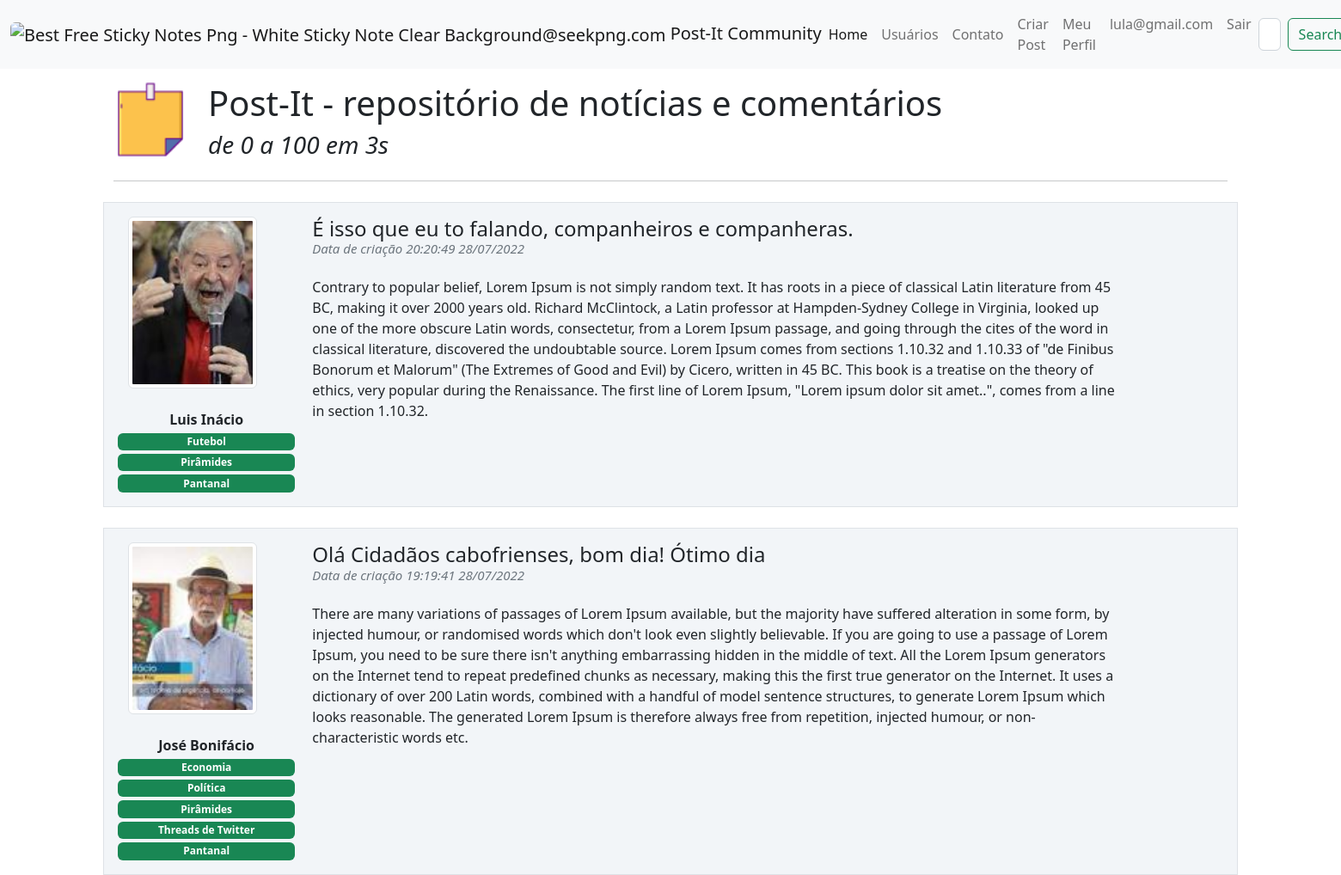
The app's page / (signed in) with its own data.
### post_it/models.py (models this page shows, shortened)
class Usuario(database.Model, UserMixin):
    id = database.Column(database.Integer, primary_key=True)
    username = database.Column(database.String, nullable=False)
    senha = database.Column(database.String, nullable=False)
    email = database.Column(database.String, nullable=False, unique=True)
    foto_perfil = database.Column(database.String, default='default.png')
    posts = database.relationship('Post', backref='author', lazy=True)
    interesses = database.Column(database.String, nullable=False, default='Não informado')

class Post(database.Model):
    id = database.Column(database.Integer, primary_key=True)
    titulo = database.Column(database.String, nullable=False)
    corpo = database.Column(database.Text, nullable=False)
    data_criacao = database.Column(database.DateTime, nullable=False, default=datetime.utcnow())
    id_usuario = database.Column(database.Integer, database.ForeignKey('usuario.id'), nullable=False)
    resposta = database.relationship('Resposta', backref='post', lazy=True)

### post_it/routes.py (the view)
@app.route('/')
def home():
    posts = Post.query.order_by(Post.id.desc())
    return render_template('home.html', posts=posts)

### post_it/models.py (called while the page is built)
@login_manager.user_loader
def load_user(id_usuario):
    usuario = Usuario.query.get(int(id_usuario))
    return usuario

### post_it/templates/home.html (shortened to what this page needs)
{% extends 'base.html'%}
{% block body%}
<div class="container">
        <div class="row">
            <div class="col col-1 mt-3">
                <img class="img-fluid" height="100" width="100">
            </div>
            <div class="col col-9">
            <h1 class="mt-3" style="text-align-left">
                Post-It - repositório de notícias e comentários
            </h1>
                <h3> <i>de 0 a 100 em 3s</i></h3>
            </div>
        </div>
    <hr>
    {% for post in posts %}
    <div class = "row border mt-4 p-3 meupost">
        <div class = "col col-2 text-center">
            <div class="image pe-2">
               <img src="{{ url_for('static', filename='fotos_perfil/{}'.format(post.author.foto_perfil))}}" alt="{{ url_for('static', filename='fotos_perfil/{}'.format('default.png'))}}" class="box-foto-post img-thumbnail rounded"  >
                <br></b><strong>{{ post.author.username}}</strong><br>
                <div class="row justify-content-center">
                {% for interesse in post.author.interesses.split(';') %}
                    <span class="badge bg-success mt-1">{{ interesse }}</span>
                {% endfor %}
                </div>
            </div>
        </div>
        <div class = "col col-9">
            <a style="text-decoration:none; color:inherit" href="{{ url_for('exibir_post', post_id=post.id) }}">
                <h4>{{post.titulo}}
                    <small class="text-muted d-flex align-items-start" style="font-size: 15px">
                        <p class="fst-italic">Data de criação {{post.data_criacao.strftime('%H:%M:%S %d/%m/%Y')}}</p>
                    </small>
                </h4>
            </a>
            <p class="justify-content-center">{{ post.corpo }}</p>
        </div>
    </div>
    {% endfor %}
</div>
{% endblock%}

### post_it/templates/navbar.html (shortened to what this page needs)
<nav class="navbar navbar-expand-lg bg-light">
  <div class="container-fluid">
    <a class="navbar-brand" href="{{ url_for('home') }}">
      <img class='img-fluid rounded' height="40" width="40"  src="https://www.seekpng.com/png/detail/12-123414_best-free-sticky-notes-png-white-sticky-note.png" alt="Best Free Sticky Notes Png - White Sticky Note Clear Background@seekpng.com">
      Post-It Community</a>
    <div class="collapse navbar-collapse" id="navbarSupportedContent">
      <ul class="navbar-nav me-auto mb-2 mb-lg-0">
        <li class="nav-item">
          <a class="nav-link active" aria-current="page" href="{{ url_for('home') }}">Home</a>
        </li>
        <li class="nav-item">
          <a class="nav-link" href="{{ url_for('users') }}">Usuários</a>
        </li>
        <li class="nav-item">
          <a class="nav-link" href="{{ url_for('contato') }}">Contato</a>
        </li>
      </ul>
      {% if current_user.is_authenticated %}
       <ul class="navbar-nav d-flex">
          <li class="nav-item">
            <a class="nav-link" href="{{ url_for('criar_post')}}">Criar Post</a>
          </li>
         <li class="nav-item">
            <a class="nav-link" href="{{ url_for('perfil')}}">Meu Perfil</a>
          </li>
         <li class="nav-item">
           <a class="nav-link fw-light" >{{ current_user.email }}</a>
         </li>
         <li class="nav-item">
            <a class="nav-link" href="{{ url_for('sair')}}">Sair</a>
          </li>
        </ul>
      {% endif %}
      <form class="d-flex" role="search">
        <input class="form-control me-2" type="search" placeholder="Search" aria-label="Search">
        <button class="btn btn-outline-success" type="submit">Search</button>
      </form>
    </div>
  </div>
</nav>

### post_it/static/main.css (style rules this page uses)
.meupost { background: #f2f5f8 !important; }
.box-foto-post { max-width:100%; width: 150px; height: 200px; object-fit: cover; display: block; }

### records on screen
Usuario: email "lula@gmail.com"
Post: foto_perfil (picture), author.username "Luis Inácio", interesse "Futebol" "Pirâmides" "Pantanal", titulo "É isso que eu to falando, companheiros e companheras.", data_criacao "20:20:49 28/07/2022", corpo "Contrary to popular belief, Lorem Ipsum is not simply random text. It has roots in a piece of classical Latin literature from 45 BC, making it over 2000 years old. Richard McClintock, a Latin professor at Hampden-Sydney College in Virginia, looked up one of the more obscure Latin words, consectetur, from a Lorem Ipsum passage, and going through the cites of the word in classical literature, discovered the undoubtable source. Lorem Ipsum comes from sections 1.10.32 and 1.10.33 of \"de Finibus Bonorum et Malorum\" (The Extremes of Good and Evil) by Cicero, written in 45 BC. This book is a treatise on the theory of ethics, very popular during the Renaissance. The first line of Lorem Ipsum,…"
Post: foto_perfil (picture), author.username "José Bonifácio", interesse "Economia" "Política" "Pirâmides" "Threads de Twitter" "Pantanal", titulo "Olá Cidadãos cabofrienses, bom dia! Ótimo dia", data_criacao "19:19:41 28/07/2022", corpo "There are many variations of passages of Lorem Ipsum available, but the majority have suffered alteration in some form, by injected humour, or randomised words which don't look even slightly believable. If you are going to use a passage of Lorem Ipsum, you need to be sure there isn't anything embarrassing hidden in the middle of text. All the Lorem Ipsum generators on the Internet tend to repeat predefined chunks as necessary, making this the first true generator on the Internet. It uses a dictionary of over 200 Latin words, combined with a handful of model sentence structures, to generate Lorem Ipsum which looks reasonable. The generated Lorem Ipsum is therefore always free from…"
